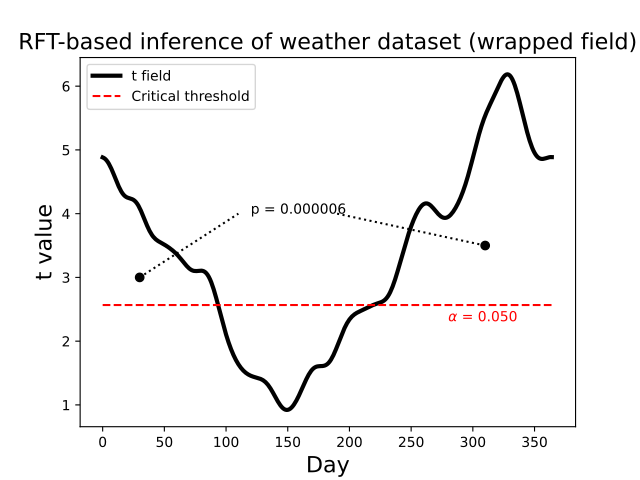

Here is the Python script that generated this plot:

'''
This script re-analyzes the data as if it were cyclical
(i.e. multiple years recorded at one station rather than one 
   year recorded at multiple stations)
In this case the upcrossings at the start and end of the cycle
   should be merged.
'''


import numpy as np
from scipy.ndimage.filters import gaussian_filter1d
from matplotlib import pyplot
import rft1d




#(0) Load weather data:
weather  = rft1d.data.weather() #dictionay containing geographical locations
### choose two geographical locations:
yA,yB    = weather['Atlantic'], weather['Continental']
### smooth:
yA       = gaussian_filter1d(yA, 8.0, axis=1, mode='wrap')
yB       = gaussian_filter1d(yB, 8.0, axis=1, mode='wrap')




#(1) Two-sample t statistic (comparing just the two largest groups):
nA,nB    = yA.shape[0], yB.shape[0]  #sample sizes
mA,mB    = yA.mean(axis=0), yB.mean(axis=0)  #means
sA,sB    = yA.std(ddof=1, axis=0), yB.std(ddof=1, axis=0)  #standard deviations
s        = np.sqrt(    ((nA-1)*sA*sA + (nB-1)*sB*sB)  /  (nA + nB - 2)     )  #pooled standard deviation
t        = (mA-mB) / ( s *np.sqrt(1.0/nA + 1.0/nB))  #t field




#(2) Estimate field smoothness:
rA,rB    = yA-mA, yB-mB  #residuals
r        = np.vstack([rA,rB])
FWHM     = rft1d.geom.estimate_fwhm(r)



#(3) Critical threshold (classical hypothesis testing):
alpha    = 0.05
df       = nA + nB - 2  #degrees of freedm
Q        = yA.shape[1]  #number of nodes (field length = Q-1)
tstar    = rft1d.t.isf(alpha, df, Q, FWHM) #inverse survival function



#(4) Get upcrossing metrics:
calc      = rft1d.geom.ClusterMetricCalculator()
k         = calc.cluster_extents(t, tstar)
### merge the start and end upcrossings:
k         = sum(k)
k_resels  = k/FWHM




#(5) Probabilities:
rftcalc  = rft1d.prob.RFTCalculator(STAT='T', df=(1,df), nodes=Q, FWHM=FWHM)
Pset     = rftcalc.p.set(1, k_resels, tstar)
Pcluster = rftcalc.p.cluster(k_resels, tstar)





#(6) Plot:
pyplot.close('all')
ax     = pyplot.axes()
ax.plot(t, 'k', lw=3, label='t field')
ax.plot([0,Q], [tstar]*2, 'r--', label='Critical threshold')
### legend:
ax.legend(loc='upper left')
ax.text(280, 2.3, r'$\alpha$ = %.3f'%alpha, color='r')
### cluster p value:
ax.text(120, 4.0,  'p = %.6f'%Pcluster)
ax.plot([30,110], [3,4], 'k:')
ax.plot([190,310], [4,3.5], 'k:')
ax.plot([30,310], [3,3.5], 'ko')
### axis labels:
ax.set_xlabel('Day', size=16)
ax.set_ylabel('t value', size=16)
ax.set_title('RFT-based inference of weather dataset (wrapped field)', size=16)
# pyplot.show()
